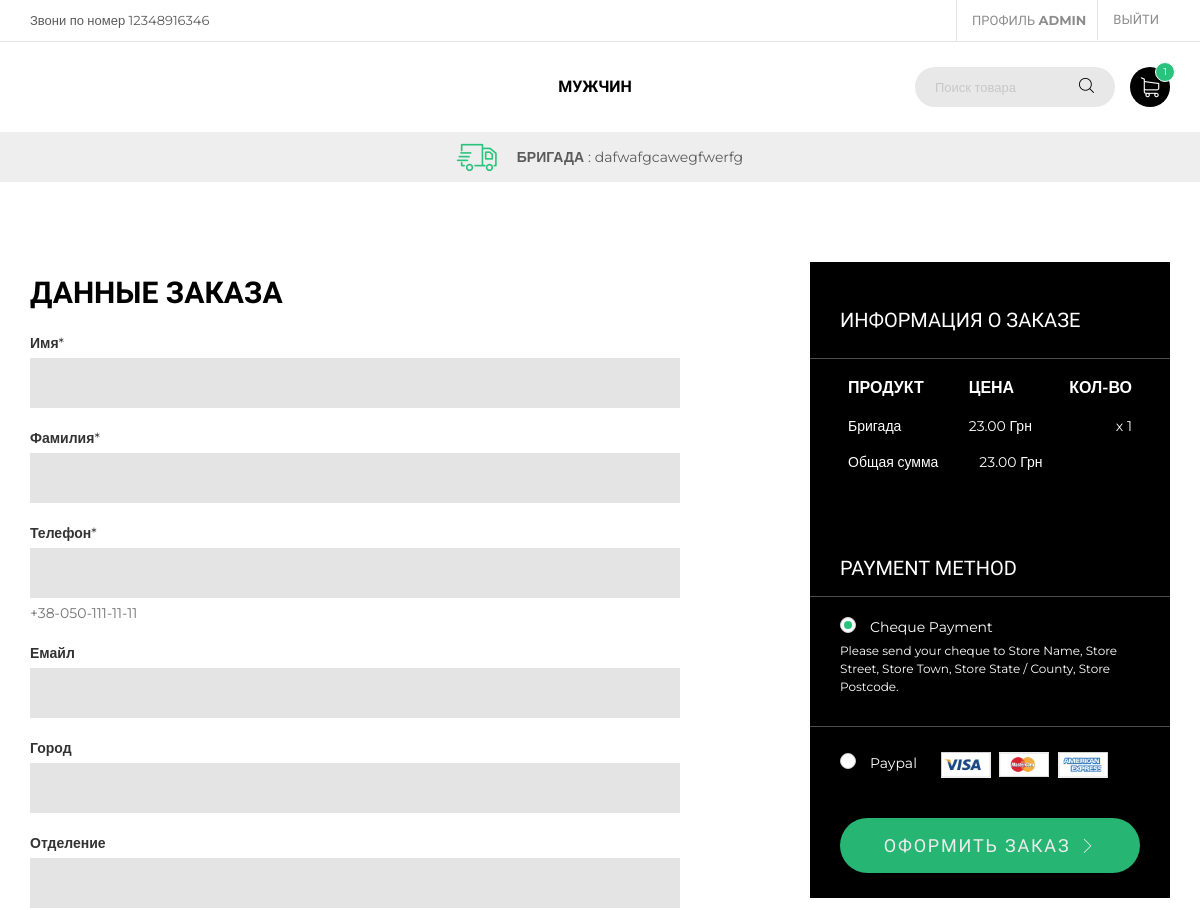
Before: /checkout/ (signed in, upper part) with the older database file.
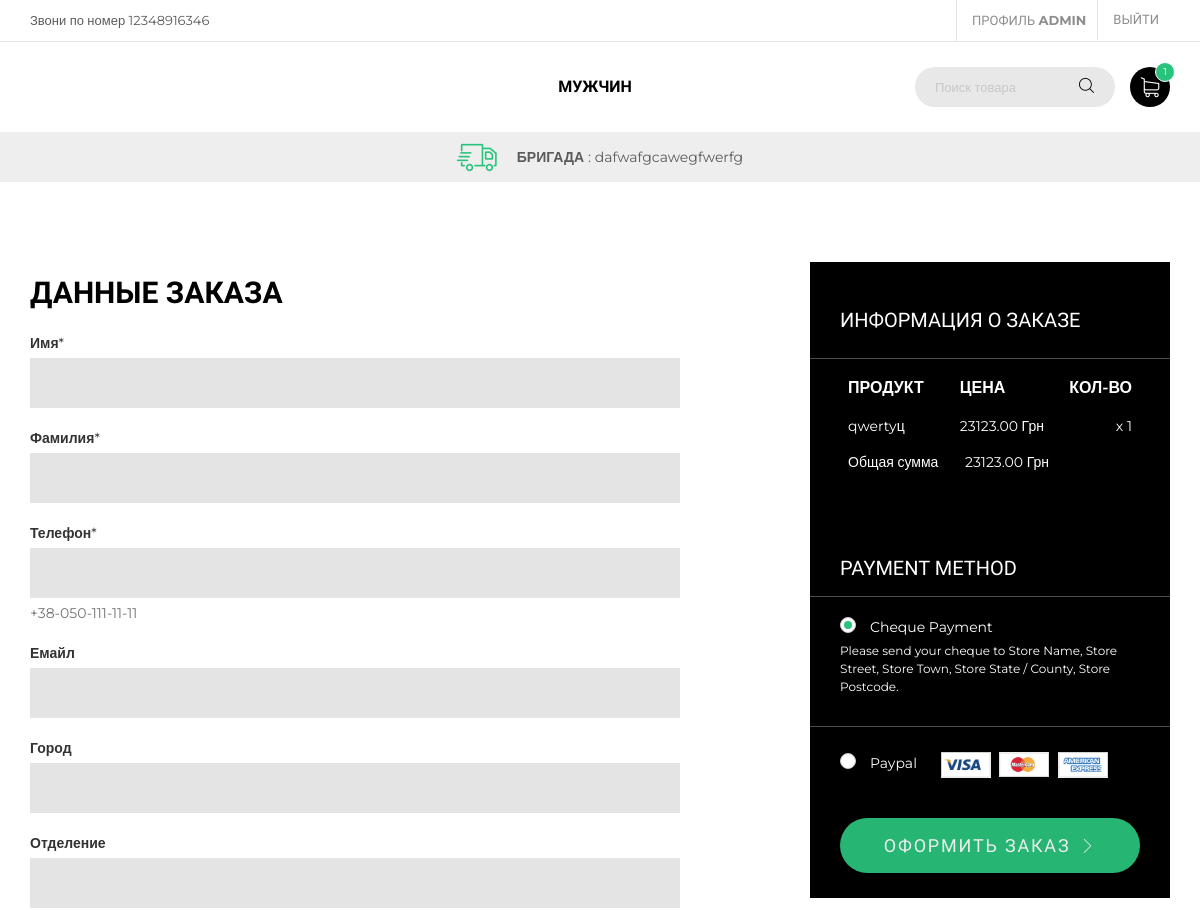
After: the same page with the newer database file.
### mainapp/models.py (models this page shows, shortened)
class ChangeMyInfo(models.Model):
    toptext = models.CharField(max_length=150,verbose_name='Текст в левом углу',null=True,blank=True)
    adress1= models.CharField(max_length=150,verbose_name='Адресс 1',null=True,blank=True)
    street1= models.CharField(max_length=150,verbose_name='Улица для адресс 1',null=True,blank=True)
    email1= models.EmailField(max_length=150,verbose_name='емайл для адрес 1',null=True,blank=True)
    phone1= models.CharField(max_length=20, verbose_name='Номер телефона')
    adress2 = models.CharField(max_length=150,verbose_name='Адресс 2',null=True,blank=True)
    street2=  models.CharField(max_length=150,verbose_name='Улица для адресс 2',null=True,blank=True)
    email2= models.EmailField(max_length=150,verbose_name='Емайл для адрес 2',null=True,blank=True)
    phone2= models.CharField(max_length=20, verbose_name='Номер телефона')
    about=  models.CharField(max_length=150,verbose_name='Пару слов о сайте',null=True,blank=True)

class Category(MPTTModel):
    class Meta:
        verbose_name = 'Категории'
        verbose_name_plural = 'Категории'
    parent = TreeForeignKey('self', null=True, blank=True, related_name='children', db_index=True,on_delete=models.PROTECT)
    name = models.CharField(max_length=250,verbose_name='Имя категории')
    slug = models.SlugField(unique=True)
    class MPTTMeta:
        order_insertion_by = ['name']
    def get_absolute_url(self):
        return reverse('category_detail',kwargs={'slug': self.slug})

class Cart(models.Model):
    class Meta:
        verbose_name = 'Корзина'
        verbose_name_plural = 'Корзина'
    owner = models.ForeignKey('Customer',null=True, verbose_name='Владелец',on_delete=models.CASCADE)
    products = models.ManyToManyField(CartProduct,blank=True,related_name='related_cart')
    total_products = models.PositiveIntegerField(default=0)
    final_price = models.DecimalField(max_digits=10,default=0, decimal_places=2,verbose_name='Общая сумма')
    in_order= models.BooleanField(default=False)
    for_anonymoys_user= models.BooleanField(default=False)

class TopText(models.Model):
    class Meta:
        verbose_name='текст в бегущей строке'
    title=models.CharField(max_length=50,verbose_name='Заголовок',null=True,blank=True)
    text= models.CharField(max_length=250,verbose_name='текст в бегущей строке',null=True,blank=True)

class CartProduct(models.Model):
    class Meta:
        verbose_name = 'Продукт для корзины'
        verbose_name_plural = 'Продукты для корзины'
    user  = models.ForeignKey('Customer',verbose_name='Покупатель', on_delete=models.CASCADE)
    cart = models.ForeignKey('Cart',verbose_name='Корзина',on_delete=models.CASCADE,related_name='related_products')
    product= models.ForeignKey(Product,verbose_name='Товар',on_delete=models.CASCADE)
    qty = models.PositiveIntegerField(default=1)
    final_price = models.DecimalField(max_digits=10,decimal_places=2,verbose_name='Общая сумма')

class Product(models.Model):
    class Meta:
        verbose_name = 'Продукт'
        verbose_name_plural = 'Продукты'
        order_with_respect_to='slug'
    category =  TreeForeignKey(Category, blank=True, null=True, related_name='category', verbose_name="Выберите категорию",on_delete=models.PROTECT)
    title = models.CharField(max_length=250,verbose_name='Наименоватние продукта')
    slug=models.SlugField(unique=True)
    image1 = models.ImageField(verbose_name='Главное изображение',upload_to='photos/%Y/%m/%d/')
    image2 = models.ImageField(null=True,blank=True, verbose_name='Изображение 2',upload_to='products/%Y/%m/%d/')
    image3 = models.ImageField(null=True,blank=True, verbose_name='Изображение 3',upload_to='products/%Y/%m/%d/')
    image4 = models.ImageField(null=True,blank=True, verbose_name='Изображение 4',upload_to='products/%Y/%m/%d/')
    image5 = models.ImageField(null=True,blank=True, verbose_name='Изображение 5',upload_to='products/%Y/%m/%d/')
    features = models.ManyToManyField("specs.ProductFeatures", blank=True, related_name='features_for_product')
    available = models.BooleanField(default=True,verbose_name="Наличие")
    description = models.TextField(verbose_name='Описание товара',null=True)
    price = models.DecimalField(max_digits=10,decimal_places=2,verbose_name='Цена')

### mainapp/views.py (the view)
# urls.py: path('checkout/', CheckoutView.as_view(), name='checkout'),
class CheckoutView(CartMixin, View):
    def get(self, request, *args, **kwargs):
        category = Category.objects.all()
        form=OrderForm(request.POST or None)
        context = {
            'cart': self.cart,
            'category': category,
            'form': form
        }
        return render(request, 'checkout.html', context)

### mainapp/forms.py
class OrderForm(forms.ModelForm):
    def __init__(self, *args, **kwargs):
        super().__init__(*args, **kwargs)
    class Meta:
        model = Order
        fields = (
            'first_name', 'last_name', 'phone', 'email','adress','otdel', 'buying_type', 'comment'
        )

### mainapp/context_processors.py (called while the page is built)
def single_well_info(request):
    category = Category.objects.all()
    toptext=TopText.objects.all()
    myinfo= ChangeMyInfo.objects.all()
    logo = Logo.objects.all()
    if not request.session.session_key:
        request.session.create()
    return {
        'topcategory': category,
        'toptext':toptext,
        'myinfo': myinfo,
        'logo': logo,
    }

### mainapp/templates/checkout.html (shortened to what this page needs)
{%extends 'base.html'%}
{% load static%}
{%load crispy_forms_tags%}
{%block main%}
    <main class="ps-main">
      <div class="ps-checkout pt-80 pb-80">
        <div class="ps-container">
            <div class="row">
                  <div class="col-lg-8 col-md-8 col-sm-12 col-xs-12 ">
                    <div class="ps-checkout__billing">
                      <h3>Данные заказа</h3>
                      <form action="{% url 'make_order' %}" method="POST">
                            {{form|crispy}}
                    </div>
                  </div>
                  <div class="col-lg-4 col-md-4 col-sm-12 col-xs-12 ">
                    <div class="ps-checkout__order">
                      <header>
                        <h3> информация о заказе</h3>
                      </header>
                      <div class="content">
                        <table class="table ps-checkout__products">
                          <thead>
                            <tr>
                              <th class="text-uppercase">Продукт</th>
                              <th class="text-uppercase">Цена</th>
                              <th class="text-uppercase">Кол-во</th>
                            </tr>
                          </thead>
                          <tbody>
                            {%for item in cart.products.all%}
                            <tr>
                              <td>{{item.product.title}}</td>
                              <td>{{item.product.price}} Грн</td>
                              <td> x {{item.qty}}</td>
                            </tr>
                            <tr>                            {%endfor%}
                              <td>Общая сумма</td>
                              <td>{{cart.final_price}} Грн</td>
                            </tr>
                          </tbody>
                        </table>
                      </div>
                      <footer>
                        <h3>Payment Method</h3>
                        <div class="form-group cheque">
                          <div class="ps-radio">
                            <label for="rdo01">Cheque Payment</label>
                            <p>Please send your cheque to Store Name, Store Street, Store Town, Store State / County, Store Postcode.</p>
                          </div>
                        </div>
                        <div class="form-group paypal">
                          <div class="ps-radio ps-radio--inline">
                            <label for="rdo02">Paypal</label>
                          </div>
                          <ul class="ps-payment-method">
                            <li><a href="#"><img src="{%static 'images/payment/1.png'%}" alt=""></a></li>
                            <li><a href="#"><img src="{%static 'images/payment/2.png'%}" alt=""></a></li>
                            <li><a href="#"><img src="{%static 'images/payment/3.png'%}" alt=""></a></li>
                          </ul>
                          <button class="ps-btn ps-btn--fullwidth" value="Оформить заказ">Оформить заказ<i class="ps-icon-next"></i></button>
                        </div>
                      </footer>
                    </div>
                  </div>
            </div>
        </div>
      </div>
    </main>
    {%endblock main%}

### mainapp/templates/base.html (shortened to what this page needs)
{% load static%}
{% load mptt_tags %}
<!DOCTYPE html>
<html lang="en">
  <head>
    <link rel="stylesheet" href="{% static 'plugins/font-awesome/css/font-awesome.min.css'%}">
    <link rel="stylesheet" href="{% static 'plugins/ps-icon/style.css'%}">
    <link rel="stylesheet" href="{% static 'plugins/bootstrap/dist/css/bootstrap.min.css'%}">
    <link rel="stylesheet" href="{% static 'plugins/owl-carousel/assets/owl.carousel.css'%}">
    <link rel="stylesheet" href="{% static 'plugins/jquery-bar-rating/dist/themes/fontawesome-stars.css'%}">
    <link rel="stylesheet" href="{% static 'plugins/slick/slick/slick.css'%}">
    <link rel="stylesheet" href="{% static 'plugins/bootstrap-select/dist/css/bootstrap-select.min.css'%}">
    <link rel="stylesheet" href="{% static 'plugins/Magnific-Popup/dist/magnific-popup.css'%}">
    <link rel="stylesheet" href="{% static 'plugins/jquery-ui/jquery-ui.min.css'%}">
    <link rel="stylesheet" href="{% static 'plugins/revolution/css/settings.css'%}">
    <link rel="stylesheet" href="{% static 'plugins/revolution/css/layers.css'%}">
    <link rel="stylesheet" href="{% static 'plugins/revolution/css/navigation.css'%}">
    <link rel="stylesheet" href="{% static 'css/style.css'%}">
  </head>
  <body class="ps-loading">
    <header class="header">
      <div class="header__top">
        <div class="container-fluid">
          <div class="row">
                <div class="col-lg-6 col-md-8 col-sm-6 col-xs-12 ">
               <p>{%for i in myinfo%}
                 {{i.toptext}}
                {%endfor%}</p>
                </div>
                <div class="col-lg-6 col-md-4 col-sm-6 col-xs-12 ">
                  {%if not request.user.is_authenticated%}
                  <div class="header__actions"><a href="{%url 'login'%}">Вход</a>
                    <div class="header__actions"><a href="{%url 'registration'%}">Регистрация</a>
                 {%else%}
                 <div class="header__actions"><a href="{% url 'profile' %}">Профиль <strong> {{request.user.username}}</strong></a>
                  <div class="header__actions"><a href="{%url 'logout'%}">Выйти</a>
                  {%endif%}
                  </div>
                </div>
              </div>
                  </div>
                </div>
          </div>
      <nav class="navigation">
        <div class="container-fluid">
          <div class="navigation__column left">
            <div class="header__logo"><a class="ps-logo" href="{%url 'base'%}"><img src="{%for i in logo%} {{i.logo.url}} {%endfor%}" alt=""></a></div>
          </div>
 <div class="navigation__column center">
  <ul class="main-menu menu">
{% for node in topcategory.all %}
     {% if node.level == 0 %}
<li class="menu-item menu-item-has-children has-mega-menu"><a href="{{ node.get_absolute_url }}">{{ node.name }}</a>
  {% endif %}
</li>
{% endfor %}
</div>
          <div class="navigation__column right">
            <form class="ps-search--header" action="/category/men/"  method="GET">
              <input class="form-control" name="search" type="search" placeholder="Поиск товара">
              <button><i class="ps-icon-search"></i></button>
            </form>
            <div class="ps-cart"><a class="ps-cart__toggle" href="{%url 'cart'%}"><span><i>{{cart.products.count}}</i></span><i class="ps-icon-shopping-cart"></i></a>
            </div>
          </div>
        </div>
      </nav>
    </header>
    <div class="header-services">
      <div class="ps-services owl-slider" data-owl-auto="true" data-owl-loop="true" data-owl-speed="7000" data-owl-gap="0" data-owl-nav="true" data-owl-dots="false" data-owl-item="1" data-owl-item-xs="1" data-owl-item-sm="1" data-owl-item-md="1" data-owl-item-lg="1" data-owl-duration="1000" data-owl-mousedrag="on">
        {% for text in toptext %}
        <p class="ps-service"><i class="ps-icon-delivery"></i><strong>{{text.title }} </strong> : {{ text.text}}</p>
        {%endfor%}
      </div>
    </div>
    {%block main%}
    {%endblock main%}
  </body>
</html>

Changed rows visible on the page:
no longer on this page (row edited): Cart: products.count "1", final_price "23.00"
no longer on this page (row unchanged): CartProduct: product "Бригада", product.price "23.00", qty "1"
added Cart: products.count "1", final_price "23123.00"
added CartProduct: product "qwertyц", product.price "23123.00", qty "1"
